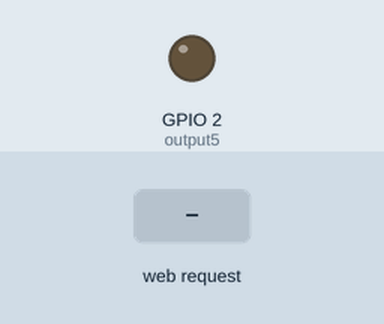
This sketch was run on a simulated ESP8266 (NodeMCU). Shown: output pins drawn as LEDs (lit = HIGH). The inputs (shaded band) are chosen by the test bench. WiFi joins after 1.5 s; servers stay silent unless stated; what the sketch prints to the serial monitor is not drawn.

Above: at 2.7 s.
2.8 s: HTTP request GET /5/on received
At 3.9 s:
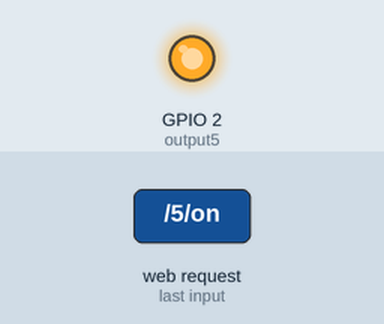
4.3 s: HTTP request GET /5/off received
At 5.0 s:
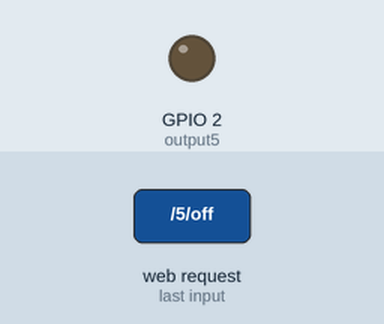
Timing chart, 0 to 7.3 s (numbered marks = the images above; inputs shaded):
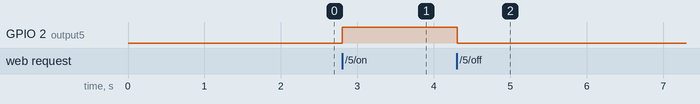

Measured:
- after the input at 2.8 s, GPIO 2 (output5): LOW → HIGH at once
- after the input at 4.3 s, GPIO 2 (output5): HIGH → LOW at once

The sketch:

Led_PaginaWeb_Botones.ino
```cpp
// Cargar la libreria Wi-Fi

#include <ESP8266WiFi.h>


// Reemplace con sus credenciales de red

const char* ssid     = "HOTSPOT";

const char* password = "123456789";


// Establezca el número de puerto del servidor web en 80

WiFiServer server(80);


// Variable para almacenar la solicitud HTTP

String header;


// Variables auxiliares para almacenar el estado de salida actual

String output5State = "off";

//String output4State = "off";


// Asigne variables de salida a los pines GPIO

const int output5 = 2;

//const int output4 = 4;


// Tiempo actual

unsigned long currentTime = millis();

// Tiempo previo

unsigned long previousTime = 0;

// Defina el tiempo de espera en milisegundos (ejemplo: 2000ms = 2s

const long timeoutTime = 2000;


void setup() {

  Serial.begin(115200);

  // Inicializar las variables de salida como salidas

  pinMode(output5, OUTPUT);

  //pinMode(output4, OUTPUT);

  // Establecer salidas en BAJO apagados

  digitalWrite(output5, LOW);

  //digitalWrite(output4, LOW);


  // Conéctese a la red Wi-Fi con SSID y contraseña

  Serial.print("Conectado a ");

  Serial.println(ssid);

  WiFi.begin(ssid, password);

  while (WiFi.status() != WL_CONNECTED) {

    delay(500);

    Serial.print(".");

  }

  // Imprima la dirección IP local e inicie el servidor web

  Serial.println("");

  Serial.println("WiFi conectada.");

  Serial.println("Dirección IP: ");

  Serial.println(WiFi.localIP());

  server.begin();

}


void loop(){

  WiFiClient client = server.available();   // Escuche los clientes entrantes


  if (client) {                             // Si un nuevo cliente se conecta,

    Serial.println("Nuevo cliente.");          // imprimir un mensaje en el puerto serie

    String currentLine = "";                // hacer una cadena para contener los datos entrantes del cliente

    currentTime = millis();

    previousTime = currentTime;

    while (client.connected() && currentTime - previousTime <= timeoutTime) { // Crear bucle mientras el cliente está conectado

      currentTime = millis();

      if (client.available()) {             // Si hay bytes para leer del cliente,

        char c = client.read();             // leer un byte, entonces

        Serial.write(c);                    // imprimirlo en el monitor serie

        header += c;

        if (c == '\n') {                    // if the byte is a newline character

          // si la línea actual está en blanco, tienes dos caracteres de nueva línea seguidos.

          // ese es el final de la solicitud HTTP del cliente, así que envíe una respuesta:

          if (currentLine.length() == 0) {

            // Los encabezados HTTP siempre comienzan con un código de respuesta (e.g. HTTP/1.1 200 OK)

            // y un tipo de contenido para que el cliente sepa lo que viene, luego una línea en blanco:

            client.println("HTTP/1.1 200 OK");

            client.println("Content-type:text/html");

            client.println("Connection: close");

            client.println();


            // enciende y apaga los GPIO

            if (header.indexOf("GET /5/on") >= 0) {

              Serial.println("GPIO 5 on");

              output5State = "on";

              digitalWrite(output5, HIGH);

            } else if (header.indexOf("GET /5/off") >= 0) {

              Serial.println("GPIO 5 off");

              output5State = "off";

              digitalWrite(output5, LOW);

            } /*else if (header.indexOf("GET /4/on") >= 0) {

              Serial.println("GPIO 4 on");

              output4State = "on";

              digitalWrite(output4, HIGH);

            } else if (header.indexOf("GET /4/off") >= 0) {

              Serial.println("GPIO 4 off");

              output4State = "off";

              digitalWrite(output4, LOW);

            }*/


            // Mostrar la página web HTML

            client.println("<!DOCTYPE html><html>");

            client.println("<head><meta name=\"viewport\" content=\"width=device-width, initial-scale=1\">");

            client.println("<link rel=\"icon\" href=\"data:,\">");

            // CSS para dar estilo a los botones de encendido/apagado

            // Siéntase libre de cambiar los atributos de color de fondo y tamaño de fuente para que se ajusten a sus preferencias

            client.println("<style>html { font-family: Helvetica; display: inline-block; margin: 0px auto; text-align: center;}");

            client.println(".button { background-color: #195B6A; border: none; color: white; padding: 16px 40px;");

            client.println("text-decoration: none; font-size: 30px; margin: 2px; cursor: pointer;}");

            client.println(".button2 {background-color: #77878A;}</style></head>");


            // Encabezado de página web

            client.println("<body><h1>ESP8266 Web Server</h1>");


            // Muestra el estado actual y los botones ON/OFF para GPIO 5

            client.println("<p>GPIO 5 - State " + output5State + "</p>");

            // Si output5State está apagado, muestra el botón ON

            if (output5State=="off") {

              client.println("<p><a href=\"/5/on\"><button class=\"button\">ON</button></a></p>");

            } else {

              client.println("<p><a href=\"/5/off\"><button class=\"button button2\">OFF</button></a></p>");

            }


            // Muestra el estado actual y los botones ON/OFF para GPIO 4

            /*client.println("<p>GPIO 4 - State " + output4State + "</p>");

            // Muestra el estado actual y los botones ON/OFF para GPIO 4

            if (output4State=="off") {

              client.println("<p><a href=\"/4/on\"><button class=\"button\">ON</button></a></p>");

            } else {

              client.println("<p><a href=\"/4/off\"><button class=\"button button2\">OFF</button></a></p>");

            }*/
            client.println("</body></html>");


            // La respuesta HTTP termina con otra linea en blanco

            client.println();

            // Salir del bucle while

            break;

          } else { // si tiene una nueva línea, borre currentLine

            currentLine = "";

          }

        } else if (c != '\r') {  // si tiene algo más que un carácter de retorno de carro,

          currentLine += c;      // aañádelo al final de la línea actual

        }

      }

    }

    // Borrar la variable de encabezado

    header = "";

    // Cerrar la conexión

    client.stop();

    Serial.println("Cliente desconectado.");

    Serial.println("");

  }

}
```
